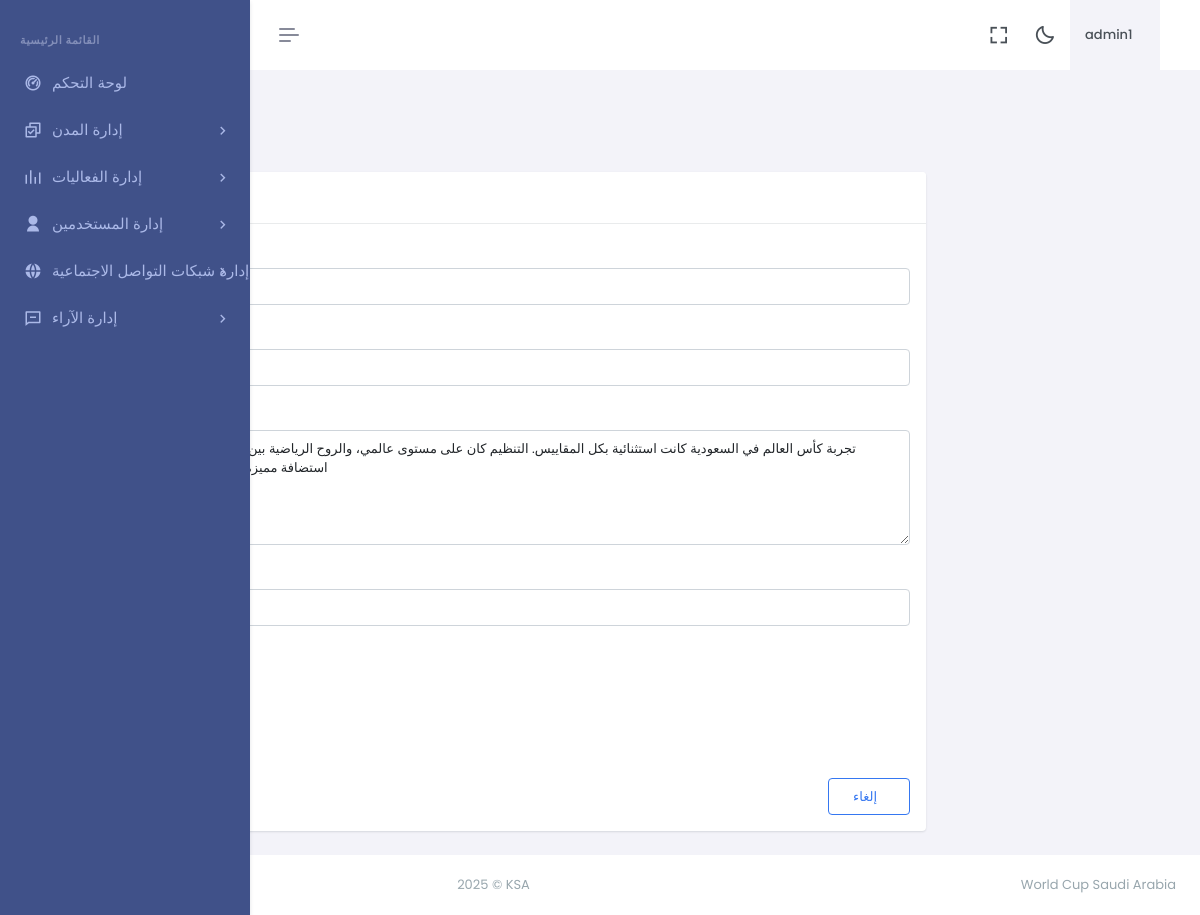
Page /dashboard/edit_testimonylist.php?id=7 (signed in) on the committed database.
### tables this page shows
CREATE TABLE `testimony` (
  `id` int(11) NOT NULL,
  `message` varchar(300) NOT NULL,
  `name` varchar(150) NOT NULL,
  `position` varchar(100) NOT NULL,
  `ufile` varchar(1000) NOT NULL,
  `updated_at` timestamp NOT NULL DEFAULT current_timestamp() ON UPDATE current_timestamp()
);

### dashboard/edit_testimonylist.php (the view, shortened to what this page needs)
<?php
include "header.php";
include "sidebar.php";
$id = (int)$_GET['id'];
$testimony = [];
$query = "SELECT * FROM testimony WHERE id = $id";
$result = mysqli_query($con, $query);
if ($result && mysqli_num_rows($result) > 0) {
    $testimony = mysqli_fetch_assoc($result);
} else {
    header("Location: testimonylist.php");
    exit();
}
?>
<div class="main-content">
    <div class="page-content">
        <div class="container-fluid">
            <div class="row">
                <div class="col-12">
                    <br>
                    <br>
                    <br>
                    <br>
                    <div class="card">
                        <div class="card-header">
                            <h5 class="card-title mb-0">تعديل شهادة</h5>
                        </div>
                        <div class="card-body">
                            <form method="POST" enctype="multipart/form-data">
                                <div class="mb-3">
                                    <label class="form-label">اسم العميل</label>
                                    <input type="text" class="form-control" name="name"
                                           value="<?= htmlspecialchars($testimony['name']) ?>" required>
                                </div>
                                <div class="mb-3">
                                    <label class="form-label">الوظيفة/المنصب</label>
                                    <input type="text" class="form-control" name="position"
                                           value="<?= htmlspecialchars($testimony['position']) ?>" required>
                                </div>
                                <div class="mb-3">
                                    <label class="form-label">رسالة الشهادة</label>
                                    <textarea class="form-control" name="message" rows="5" required><?= htmlspecialchars($testimony['message']) ?></textarea>
                                </div>
                                <div class="mb-3">
                                    <label class="form-label">صورة العميل</label>
                                    <input type="file" class="form-control" name="ufile">
                                    <small class="text-muted">اتركه فارغاً إذا كنت لا تريد تغيير الصورة</small>
                                    <?php if ($testimony['ufile']): ?>
                                        <div class="mt-2">
                                        </div>
                                    <?php endif; ?>
                                </div>
                                <div class="d-flex justify-content-between mt-4">
                                    <button type="submit" class="btn btn-primary px-4">
                                    </button>
                                    <a href="testimonylist.php" class="btn btn-outline-secondary px-4">
                                        <i class="fas fa-times me-2"></i> إلغاء
                                    </a>
                                </div>
                            </form>
                        </div>
                    </div>
                </div>
            </div>
        </div>
    </div>
</div>
<?php include "footer.php"; ?>

### rows in the picture
testimony: name "فهد السبيعي", position "مشجع رياضي", message "تجربة كأس العالم في السعودية كانت استثنائية بكل المقاييس. التنظيم كان على مستوى عالمي، والروح الرياضية بين الجماهير كانت رائعة. المملكة قدمت استضافة مميزة، والفعاليات كانت تليق بحجم الحدث"

### other values in the picture
$username "admin1"
